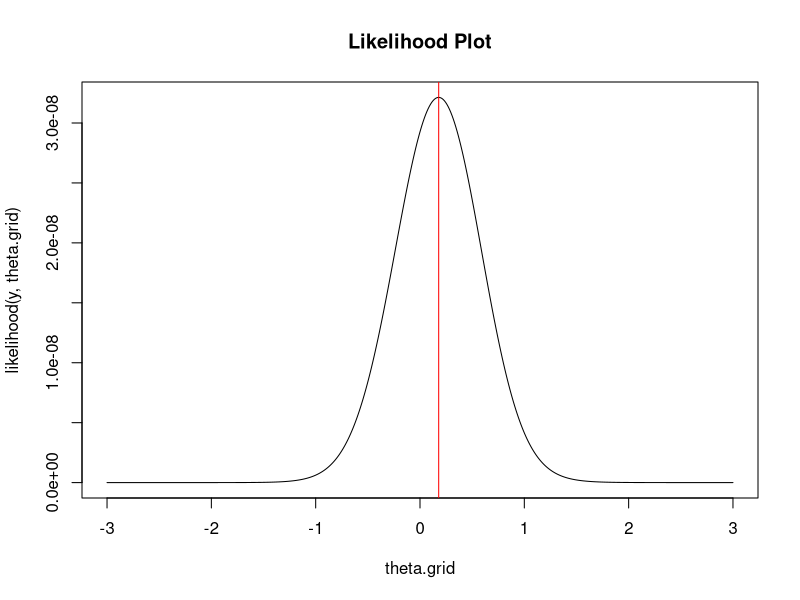

This chart was generated by the following R code:
#GLM homework 1
#problem 3b
y = c(-0.774, 0.597, 7.575, 0.397, -0.865, -0.318, -0.125, 0.961, 1.039)

theta0 <- 0

t.prime <- function(y, theta0) {
  return(sum((2*y-2*theta0)/((1+(y-theta0)^2))))
}

t.dprime <- function(y, theta0) {
  numerator <- -1*(1+(y-theta0)^2)+(2*(y-theta0)^2)
  denom <- (1+(y-theta0)^2)^2
  return(2*sum(numerator/denom))
}
  
theta1 <- theta0 - t.prime(y, theta0)/t.dprime(y, theta0)

#Newton-Raphson
k <- 50
theta <- NA
theta[1] <- theta0
for (i in 1:k)
  {theta[i+1] <- theta[i] - t.prime(y, theta[i])/t.dprime(y, theta[i])}
#theta converges to 0.1791862 at the 3rd iteration

#Fisher's Scoring
fish.info <- length(y)/2
k <-  50
theta <- NA
theta[1] <- theta0
for (i in 1:k)
  {theta[i+1] <- theta[i] + t.prime(y, theta[i])/fish.info}
#theta converges to 0.1791862 at the 14th iteration


likelihood <- function(y, theta){
  n <- length(y)
  l <- 1
  for (i in 1:length(y))
    l <- l * (pi*(1+(y[i]-theta)^2))
  return(1/l)
}

#plot the likelihood
theta.grid = seq(-3, 3, length = 500)
plot(theta.grid, likelihood(y, theta.grid), type = 'l', main = 'Likelihood Plot')

abline(v=theta[10], col = 'red')

#Problem 3c
y <- c(0, 5, 9)

theta0 = -1
#Newton-Raphson: does not converge
#Fisher's Scoring: converges to 0.36233636 at the 11th iteration

theta0 = 4.67
#Newton-Raphson: converges to 5.047230 at the 4th iteration
#Fisher's Scoring: converges to 5.047230 at the 9th iteration

theta0 = 10
#Newton-Raphson: does not converge
#Fisher's Scoring: converges to 8.545466 at the 12th iteration


#Problem 4
#Each row represents a year from 1984-1988
y = c(1,6,16,23,27,39,31,30,43,51,63,70,88,97,91,104,110,113,149,159)

x <- log(1:20)
  
j <- function(x, beta) {
  J11 <- sum(exp(beta[1] + beta[2]*x))
  J12 <- sum(x*exp(beta[1] + beta[2] * x))
  J22 <- sum(x^2*exp(beta[1] + beta[2]*x))
  j <- matrix(c(J11, J12, J12, J22), nrow = 2)
  return(solve(j))
}

U <- function(x, y, beta){
  U1 = sum(y - exp(beta[1] + beta[2]*x))
  U2 = sum(x * (y - exp(beta[1] + beta[2]*x) ))
  return(matrix(c(U1, U2), nrow = 2, ncol = 1))
}

beta <- c(1, 1)

update <- function(x, y, beta){
  beta_nplus1 <- beta + (j(x, beta) %*% U(x, y, beta))
  return(beta_nplus1)
}



iter.1 <- update(x, y, beta)
iter.2 <- update(x, y, iter.1)
iter.3 <- update(x, y, iter.2)
iter.4 <- update(x, y, iter.3)
iter.5 <- update(x, y, iter.4)
iter.6 <- update(x, y, iter.5)

iterations <- cbind(iter.1, iter.2, iter.3, iter.4, iter.5, iter.6)
#converges to beta1=0.995998, beta2=1.326610 on the 5th iteration


#4b
model = glm(y ~ x, family = 'poisson')
summary(model)

#results confirmed with glm function
